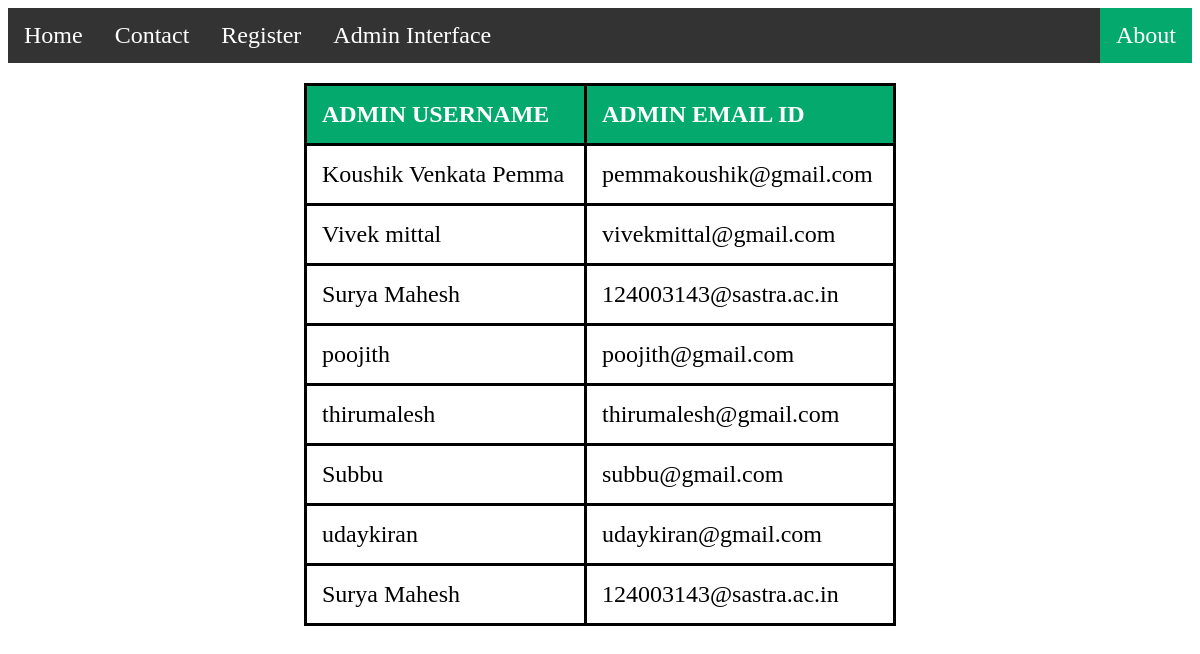
/showpage, run on the app's committed database.
### myapp/models.py (models this page shows, shortened)
class admins(models.Model):
    username=models.CharField(max_length=30)
    email=models.CharField(max_length=30)
    password=models.CharField(max_length=30)

### myapp/views.py (the view)
# urls.py: path('showpage',views.showpage),
def showpage(request):
    l=admins.objects.all()
    return  render(request,'showpage.html',{'l':l})

### templates/showpage.html (shortened to what this page needs)
<!DOCTYPE html>
<html lang="en">
<head>
</head>
<body>
<ul>
  <li><a href="home">Home</a></li>
  <li><a href="contact">Contact</a></li>
  <li><a href="register">Register</a></li>
    <li><a href="index">Admin Interface</a></li>
  <li style="float:right"><a class="active" href="about">About</a></li>
</ul>
<table>
    <tr>
        <th>ADMIN USERNAME</th>
        <th>ADMIN EMAIL ID</th>
    </tr>
    {% for i in l %}
     <tr>
        <td>{{i.username}}</td>
        <td>{{i.email}}</td>
    </tr>
    {% endfor %}
</table>
</body>
</html>

### templates/showpage.html (style rules this page uses)
ul { list-style-type: none; margin: 0; padding: 0; overflow: hidden; background-color: #333; }
li { float: left; }
li a { display: block; color: white; text-align: center; padding: 14px 16px; text-decoration: none; }
.active { background-color: #04AA6D; }
a { font-size:x-large; }
table,th,td { border:3px solid black; }
table { border-collapse: collapse; width:50%; margin:20px auto; }
th, td { padding: 15px; text-align: left; font-size:x-large; background-color:white; }
th { background-color: #04AA6D; color: white; }
body { background-image:url(https://images.unsplash.com/photo-1521737852567-6949f3f9f2b5?ixlib=rb-4.0.3&ixid=MnwxMjA3fDB8MHxzZWFyY2h8M3x8ZW1wbG95ZWV8ZW58MHx8MHx8&w=1000&q=80); background-size: cover; }

### data on the page
admins: username "Koushik Venkata Pemma", email "pemmakoushik@gmail.com"
admins: username "Vivek mittal", email "vivekmittal@gmail.com"
admins: username "Surya Mahesh", email "124003143@sastra.ac.in"
admins: username "poojith", email "poojith@gmail.com"
admins: username "thirumalesh", email "thirumalesh@gmail.com"
admins: username "Subbu", email "subbu@gmail.com"
admins: username "udaykiran", email "udaykiran@gmail.com"
admins: username "Surya Mahesh", email "124003143@sastra.ac.in"
